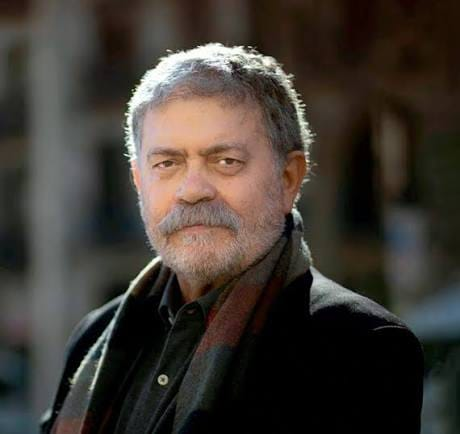
#> input picture assets/speaker_cutout.png, 460 x 434 px
$ python generate_hd_thumb.py --src assets/speaker_cutout.png --lines assets/speaker_cutout.png --out out.png
#> lines starting #> are read from the running program, lines starting #| are printed output that depends on the picture
#!/usr/bin/env python
# -*- coding: utf-8 -*-
"""
generate_hd_thumb.py — Full HD (1920x1080) High-CTR Thumbnail Regenerator for Hábitos de Acero (Dr Mario).

Keeps the authentic Dr Mario portrait from any winning competitor thumbnail,
rebuilds a clean studio gradient on the text side, renders razor-sharp
Montserrat-ExtraBold 3D hook typography, and stamps the DR MARIO authority badge.

Usage:
    python generate_hd_thumb.py --src path/to/orig_thumb.jpg --lines "RELÁJATE..." "Y TODO" "LLEGA" --colors white white yellow --side left --out assets/thumbnails/<VID_ID>_thumb.jpg
"""

import os
import sys
import argparse
import numpy as np
from PIL import Image, ImageDraw, ImageFont, ImageFilter, ImageEnhance

BASE_DIR = os.path.dirname(os.path.abspath(__file__))
FONT_EXTRABOLD = os.path.join(BASE_DIR, "assets", "Montserrat-ExtraBold.ttf")

COLOR_MAP = {
    "white": (255, 255, 255, 255),
    "yellow": (255, 224, 38, 255),
    "gold": (255, 214, 48, 255),
    "red": (242, 24, 28, 255),
}


def draw_mic_icon(draw, cx, cy, size=22, color=(212, 24, 32, 255)):
    """Draws a crisp podcast studio microphone icon."""
    cap_w = size * 0.48
    cap_h = size * 0.86
    cx0 = cx - cap_w / 2
    cy0 = cy - size * 0.62
    cx1 = cx + cap_w / 2
    cy1 = cy0 + cap_h
    draw.rounded_rectangle([cx0, cy0, cx1, cy1], radius=int(cap_w / 2), fill=color)

    stroke = max(3, round(size * 0.12))
    arc_r = size * 0.44
    arc_top = cy0 + cap_h * 0.35
    arc_bot = cy1 + size * 0.22
    draw.arc([cx - arc_r, arc_top, cx + arc_r, arc_bot], start=0, end=180, fill=color, width=stroke)

    stem_top = arc_bot - 1
    stem_bot = stem_top + size * 0.26
    draw.line([(cx, stem_top), (cx, stem_bot)], fill=color, width=stroke)
    base_half = size * 0.32
    draw.line([(cx - base_half, stem_bot), (cx + base_half, stem_bot)], fill=color, width=stroke)


def draw_clean_headline(draw, pos, text, font, fill, contour_px=3, contour_color=(12, 14, 20, 240), shadow_offset=(6, 8)):
    """Renders crisp headline typography with directional drop shadow and dark contour."""
    x, y = pos
    sx, sy = shadow_offset
    draw.text((x + sx, y + sy), text, font=font, fill=(5, 6, 10, 235))
    draw.text((x + sx + 2, y + sy + 3), text, font=font, fill=(5, 6, 10, 150))

    if contour_px > 0:
        draw.text(
            (x, y),
            text,
            font=font,
            fill=fill,
            stroke_width=contour_px,
            stroke_fill=contour_color,
        )
    else:
        draw.text((x, y), text, font=font, fill=fill)


def _build_studio_bg(W: int, H: int, theme: str = "obsidian") -> Image.Image:
    """Creates a clean vertical studio gradient backdrop."""
    y_coords = np.linspace(0, 1, H)
    stops_y = np.array([0.0, 0.30, 0.65, 1.0])
    if theme == "crimson":
        stops_r = np.array([115, 72, 38, 18])
        stops_g = np.array([18, 12, 8, 6])
        stops_b = np.array([22, 16, 12, 10])
    else:  # dark obsidian charcoal matching Hábitos de Acero
        stops_r = np.array([42, 28, 18, 10])
        stops_g = np.array([46, 30, 20, 12])
        stops_b = np.array([56, 38, 26, 16])

    grad_r = np.interp(y_coords, stops_y, stops_r).astype(np.uint8)
    grad_g = np.interp(y_coords, stops_y, stops_g).astype(np.uint8)
    grad_b = np.interp(y_coords, stops_y, stops_b).astype(np.uint8)

    grad_col = np.stack([grad_r, grad_g, grad_b], axis=1)
    grad_arr = np.broadcast_to(grad_col[:, None, :], (H, W, 3)).copy()
    return Image.fromarray(grad_arr, mode="RGB").convert("RGBA")


def create_hd_recreation(
    src_thumb_path: str,
    lines: list,
    line_colors: list,
    output_path: str,
    portrait_side: str = "left",
    badge_text: str = "DR MARIO",
    theme: str = "obsidian",
    highlight_line_idx: int = -1,
):
    """Regenerates a 1920x1080 HD thumbnail keeping the speaker portrait and rebuilding crisp text + badge."""
#> called with src_thumb_path = 'assets/speaker_cutout.png', output_path = 'out.png', portrait_side = 'left', badge_text = 'CARL JUNG', theme = 'obsidian', highlight_line_idx = -1
    W, H = 1920, 1080
    src = Image.open(src_thumb_path).convert("RGB")
#> src is the input picture: PIL image 460x434 RGB; mean R, G, B 63.3, 56.9, 50.5
    src_hd = src.resize((W, H), Image.Resampling.LANCZOS)
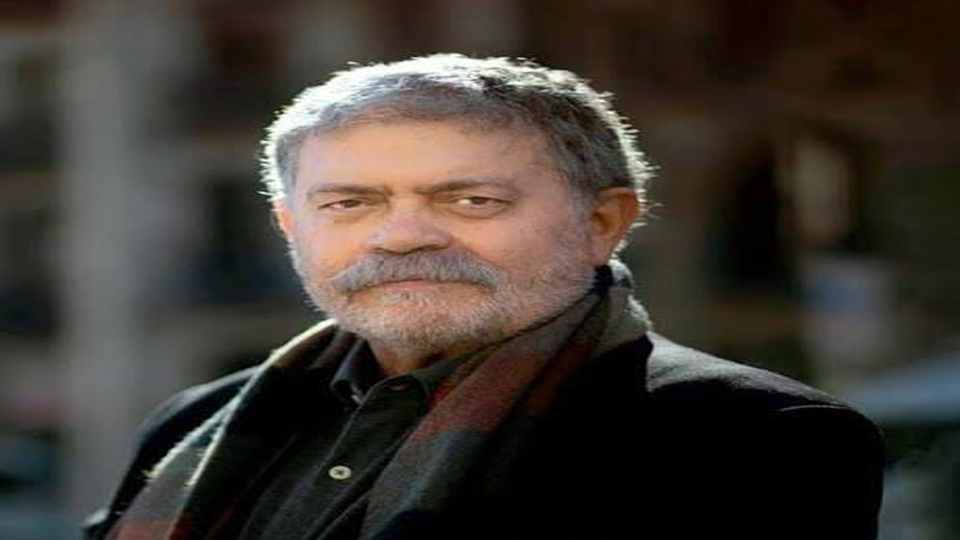
#> src_hd: PIL image 1920x1080 RGB (shown at 1/2 size); mean R, G, B 63.3, 56.9, 50.5
    src_hd = ImageEnhance.Sharpness(src_hd).enhance(1.25)
    src_hd = ImageEnhance.Contrast(src_hd).enhance(1.05)
    src_hd = ImageEnhance.Color(src_hd).enhance(1.04)

    canvas_bg = _build_studio_bg(W, H, theme=theme)
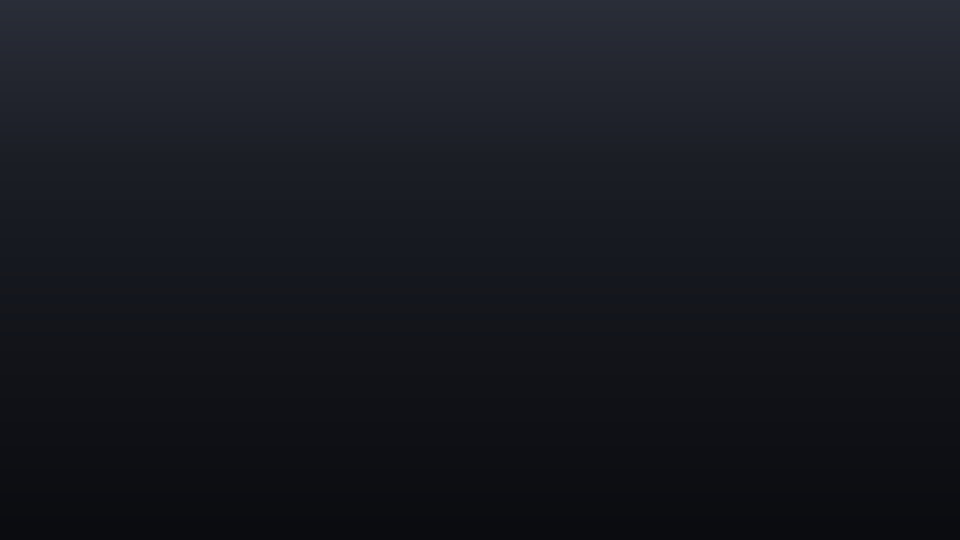
#> canvas_bg: PIL image 1920x1080 RGBA (shown at 1/2 size); mean R, G, B, A 23, 25.3, 32.1, 255
    mask_x = np.linspace(0, W - 1, W)

    if portrait_side == "right":
        alpha_x = np.clip((mask_x - 1080.0) / (1220.0 - 1080.0), 0.0, 1.0)
        text_center_x = 580
    else:
        alpha_x = np.clip((840.0 - mask_x) / (840.0 - 700.0), 0.0, 1.0)
        text_center_x = 1350

    alpha_x = 0.5 - 0.5 * np.cos(np.pi * alpha_x)
    alpha_2d = (np.broadcast_to(alpha_x[None, :], (H, W)) * 255).astype(np.uint8)
    portrait_mask = Image.fromarray(alpha_2d, mode="L")
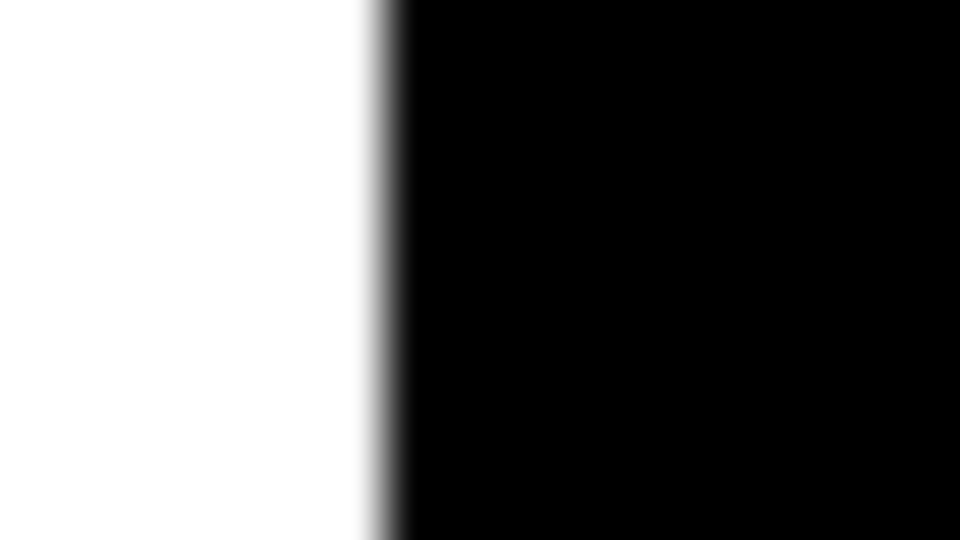
#> portrait_mask: PIL image 1920x1080 L (shown at 1/2 size); min 0, max 255, mean 102.3
    composed = Image.composite(src_hd.convert("RGBA"), canvas_bg, portrait_mask)
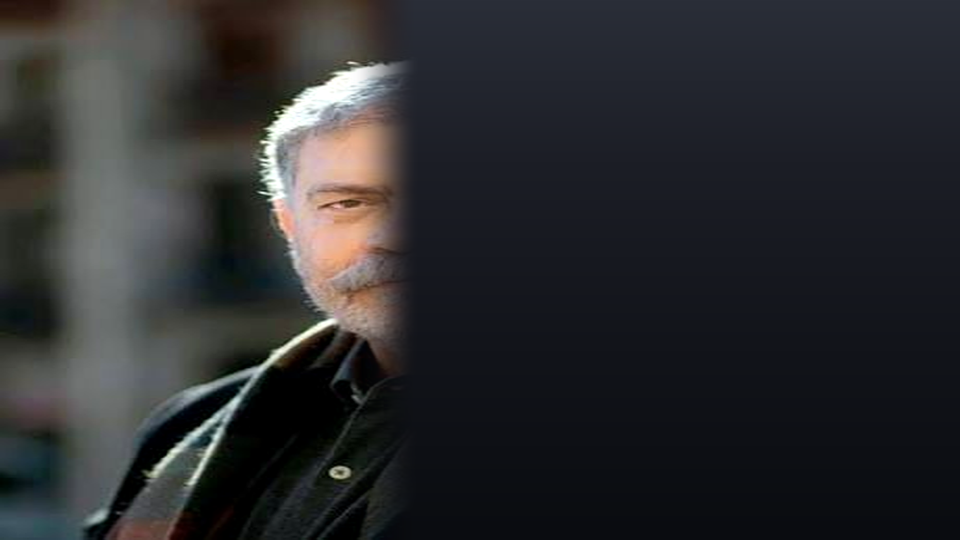
#> composed: PIL image 1920x1080 RGBA (shown at 1/2 size); mean R, G, B, A 43.8, 44.4, 46.7, 255

    txt_layer = Image.new("RGBA", (W, H), (0, 0, 0, 0))
#> txt_layer: PIL image 1920x1080 RGBA; every value is 0
    draw = ImageDraw.Draw(txt_layer)

    # Auto-fit headline font size to keep lines inside text column
    max_col_w = 960
    font_size = 132 if len(lines) <= 3 else 112
    while font_size > 68:
        test_font = ImageFont.truetype(FONT_EXTRABOLD, font_size)
        widest = max((draw.textbbox((0, 0), t.upper(), font=test_font)[2] for t in lines), default=0)
        if widest <= max_col_w:
            break
        font_size -= 6
#> this loop made 11 passes
#> widest on passes 1 to 11: 2072, 1978, 1884, 1790, 1696, 1601, 1507, 1413, 1319, 1225, 1130
#> after the loop, font_size = 66

    font_main = ImageFont.truetype(FONT_EXTRABOLD, font_size)
    line_step = int(font_size * 1.24)
#> line_step = 81
    total_text_h = line_step * len(lines)
#> total_text_h = 81
    y_start = max(110, (H - 180 - total_text_h) // 2)
#> y_start = 409

    for idx, raw_text in enumerate(lines):
        t = raw_text.strip().upper()
        cname = line_colors[idx] if idx < len(line_colors) else "white"
        fill = COLOR_MAP.get(cname.lower(), COLOR_MAP["white"])
        bbox = draw.textbbox((0, 0), t, font=font_main)
        lw = bbox[2] - bbox[0]
        lh = bbox[3] - bbox[1]
        x_pos = text_center_x - lw // 2 - bbox[0]
        y_pos = y_start + idx * line_step

        if idx == highlight_line_idx:
            pad_x, pad_y = 26, 14
            draw.rounded_rectangle(
                [x_pos + bbox[0] - pad_x, y_pos + bbox[1] - pad_y, x_pos + bbox[2] + pad_x, y_pos + bbox[3] + pad_y],
                radius=16,
                fill=(215, 22, 28, 245),
            )
            fill = COLOR_MAP["white"]

        draw_clean_headline(draw, (x_pos, y_pos), t, font=font_main, fill=fill, contour_px=4, shadow_offset=(6, 8))
#> this loop made 1 pass
#> (bbox, lw, lh, x_pos, y_pos) on pass 1: ((0, 13, 1036, 78), 1036, 65, 832, 409)

    # DR MARIO Authority Pill Badge
    font_badge = ImageFont.truetype(FONT_EXTRABOLD, 38)
    b_text = badge_text.strip().upper()
    tbbox = draw.textbbox((0, 0), b_text, font=font_badge)
#> tbbox = (0, 7, 209, 44)
    tw, th = tbbox[2] - tbbox[0], tbbox[3] - tbbox[1]
#> tw = 209; th = 37

    pill_h = 84
    mic_area_w = 72
    pad_left = 22
    pad_right = 34
    pill_w = pad_left + mic_area_w + tw + pad_right
#> pill_w = 337
    px0 = text_center_x - pill_w // 2
#> px0 = 1182
    py0 = H - 150
    px1 = px0 + pill_w
#> px1 = 1519
    py1 = py0 + pill_h

    shadow_pill = Image.new("RGBA", (W, H), (0, 0, 0, 0))
    ImageDraw.Draw(shadow_pill).rounded_rectangle([px0 + 4, py0 + 8, px1 + 4, py1 + 8], radius=pill_h // 2, fill=(0, 0, 0, 175))
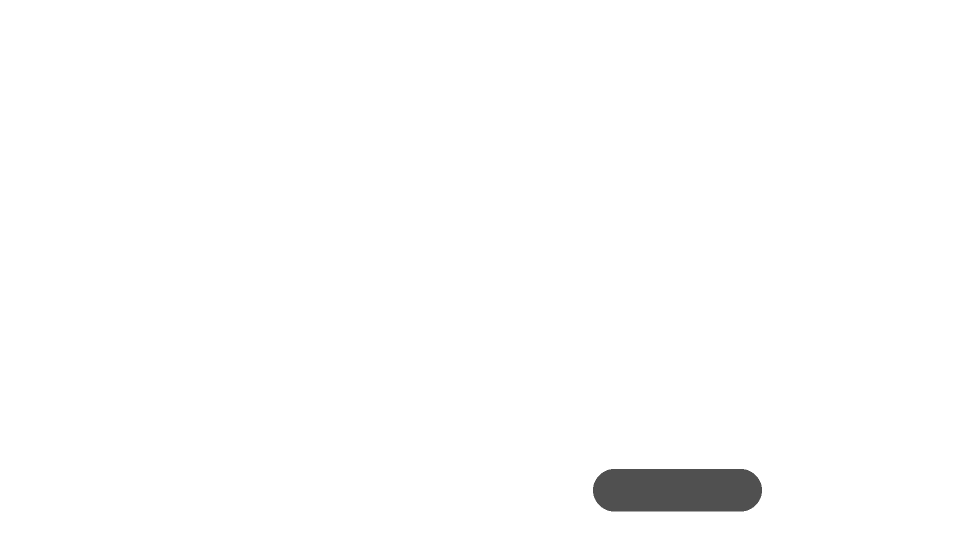
#> shadow_pill: PIL image 1920x1080 RGBA (shown at 1/2 size); mean R, G, B, A 0, 0, 0, 2.3; transparent parts drawn white
    shadow_pill = shadow_pill.filter(ImageFilter.GaussianBlur(radius=6))
    composed = Image.alpha_composite(composed, shadow_pill)

    draw.rounded_rectangle([px0, py0, px1, py1], radius=pill_h // 2, fill=(212, 22, 30, 255), outline=(255, 224, 64, 240), width=3)
    mic_cx = px0 + pad_left + 27
#> mic_cx = 1231
    mic_cy = (py0 + py1) // 2
    draw.ellipse([mic_cx - 27, mic_cy - 27, mic_cx + 27, mic_cy + 27], fill=(255, 255, 255, 255))
    draw_mic_icon(draw, mic_cx, mic_cy, size=24, color=(212, 22, 30, 255))
#> in draw_mic_icon, `cx0 = cx - cap_w / 2`: cx0 = 1225.2
#> in draw_mic_icon, `cx1 = cx + cap_w / 2`: cx1 = 1236.8

    tx = px0 + pad_left + mic_area_w + 4
#> tx = 1280
    ty = py0 + (pill_h - th) // 2 - tbbox[1]
#> ty = 946
    draw.text((tx + 2, ty + 2), b_text, font=font_badge, fill=(75, 0, 0, 190))
    draw.text((tx, ty), b_text, font=font_badge, fill=(255, 255, 255, 255))

    final = Image.alpha_composite(composed, txt_layer).convert("RGB")
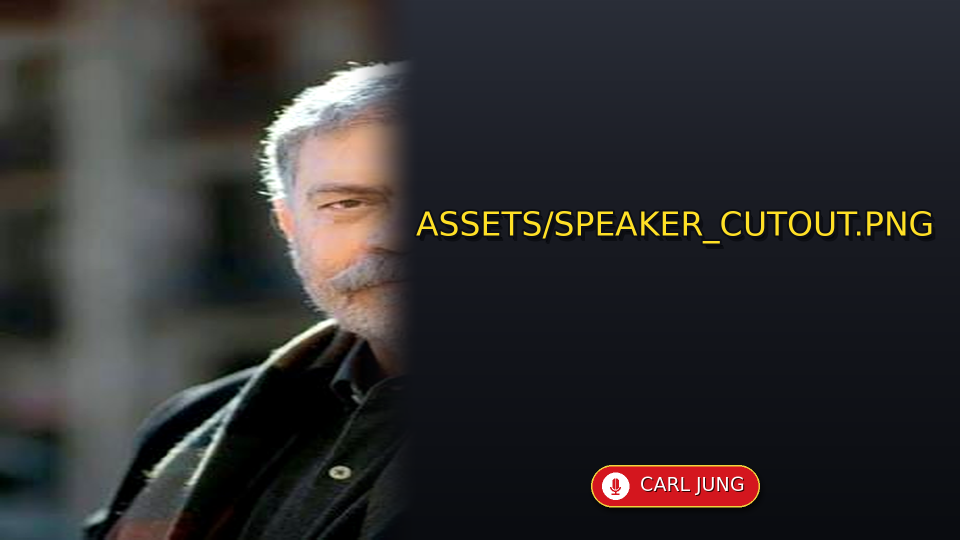
#> final: PIL image 1920x1080 RGB (shown at 1/2 size); mean R, G, B 48, 46.4, 47.1
    os.makedirs(os.path.dirname(os.path.abspath(output_path)), exist_ok=True)
    final.save(output_path, "JPEG", quality=96, subsampling=0)
    print(f"✅ Created Full HD thumbnail: {output_path} ({final.size[0]}x{final.size[1]}, {os.path.getsize(output_path)/1024:.1f} KB)")
#| ✅ Created Full HD thumbnail: out.png (1920x1080, 302.4 KB)
    return output_path


def main():
    parser = argparse.ArgumentParser(description="Regenerate high-CTR 1920x1080 thumbnail for El Arte de la Psique 2.0.")
    parser.add_argument("--src", required=True, help="Source reference thumbnail image path")
    parser.add_argument("--lines", nargs="+", required=True, help="Headline lines (2-4 lines)")
    parser.add_argument("--colors", nargs="+", default=["yellow", "white", "yellow"], help="Line colors: white, yellow, gold, red")
    parser.add_argument("--side", choices=["left", "right"], default="left", help="Side where speaker portrait appears")
    parser.add_argument("--theme", choices=["obsidian", "crimson"], default="obsidian", help="Background gradient theme")
    parser.add_argument("--highlight", type=int, default=-1, help="0-based index of line to highlight in a red box")
    parser.add_argument("--badge", default="CARL JUNG", help="Speaker badge text")
    parser.add_argument("--out", required=True, help="Output JPEG path")
    args = parser.parse_args()

    create_hd_recreation(
        src_thumb_path=args.src,
        lines=args.lines,
        line_colors=args.colors,
        output_path=args.out,
        portrait_side=args.side,
        badge_text=args.badge,
        theme=args.theme,
        highlight_line_idx=args.highlight,
    )


if __name__ == "__main__":
    main()
